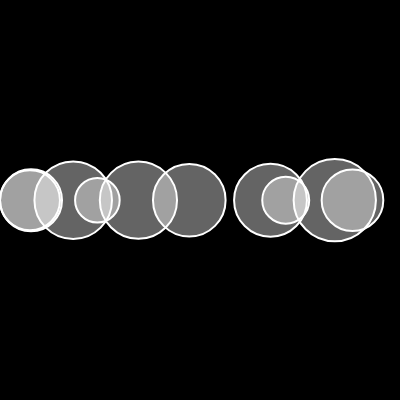
Frame 1 (no input)
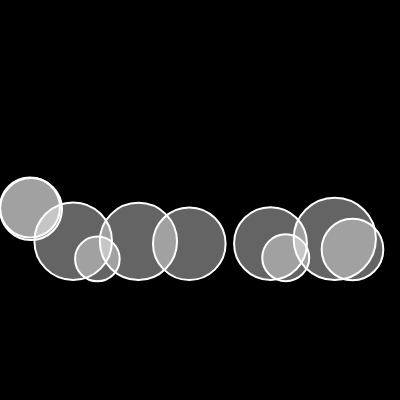
Frame 60 (no input)
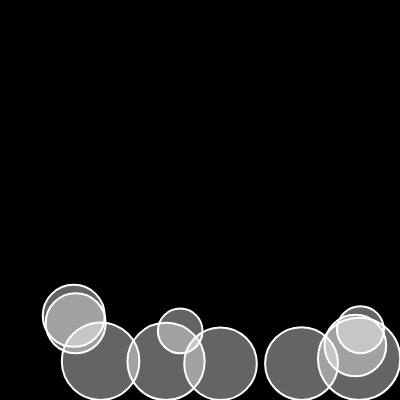
Frame 120 (the mouse pressed at the canvas centre since frame 60)

The p5.js sketch that drew these frames (run headless with seeded random() and noise() and a simulated clock; from frame 60 on, the mouse is pressed at the canvas centre):

// p5.js sketch
// ── sketch.js
// //******* walker ********/

let walkers = [];
let mu = 0.1;
function setup() {
  createCanvas(400, 400);
  background(0);
  for (let i = 0; i < 10; i++) {
    walkers[i] = new Walker(random( width), 200 , random(1,8));
  }


  // walker2 = new Walker(300, 200 , 1);
//   background(0);
}

function draw() {
  background(0);

  
  let gravity = createVector(0 , 0.2);

  for (walker of walkers) {
    let w1 = p5.Vector.mult(gravity , walker.mass)
    walker.apply_force(w1);
    
    if (mouseIsPressed) {    
        let wind = createVector(0.1 , 0);
  
        walker.apply_force(wind);
        // walker2.apply_force(wind);
      }
    
    walker.edges();
    walker.walk();
    walker.stop_force();
    walker.friction();
    walker.show();
  }


}

// ── style.css
html, body {
    margin: 0;
    padding: 0;
  }
  canvas {
      position: fixed;
      top: 50%;
      left: 50%;
      transform: translate(-50%,-50%);
      display: block;
  }
  
// ── walker.js
class Walker {
  constructor(x, y, m) {
    this.pos = createVector(x, y);
    this.vel = createVector(0, 0);
    this.acc = createVector(0, 0);
    this.vel.mult(random(3));
    this.mass = m;
    this.r = sqrt(this.mass) * 15;
  }

  apply_force(force) {
    // hint : static function to keep the original force the same
    let f = p5.Vector.div(force, this.mass);
    this.acc.add(f);
    
  }

  stop_force() {
    this.acc.set(0, 0);

  }

  friction() {
    let diff = height - (this.pos.y + this.r);    
    if (diff < 1 ) {

      let friction = this.vel.copy();
      friction.normalize().mult(-1);

      // magnitude of friction
     
      let normal = this.mass;
      friction.setMag(mu * normal)


      this.apply_force(friction);

    }

  }

  edges() {
    // this.r = 16
    if (this.pos.y >= height - this.r) {
      this.pos.y = height - this.r;
      this.vel.y *= -1;
    }
    if (this.pos.y <= 0 + this.r) {
      this.pos.y = 0 + this.r;
      this.vel.y *= -1;
    }
    if (this.pos.x >= width - this.r) {
      this.pos.x = width - this.r;
      this.vel.x *= -1;
    }

    if (this.pos.x <= 0 + this.r) {
      this.pos.x = 0 + this.r;
      this.vel.x *= -1;
      this.vel.y += 0.1;
    }
  }

  walk() {
    this.vel.add(this.acc);
    this.pos.add(this.vel);
  }

  show() {
    stroke(255);
    strokeWeight(2);
    fill(255, 100);
    ellipse(this.pos.x, this.pos.y, this.r * 2);
  }
}
